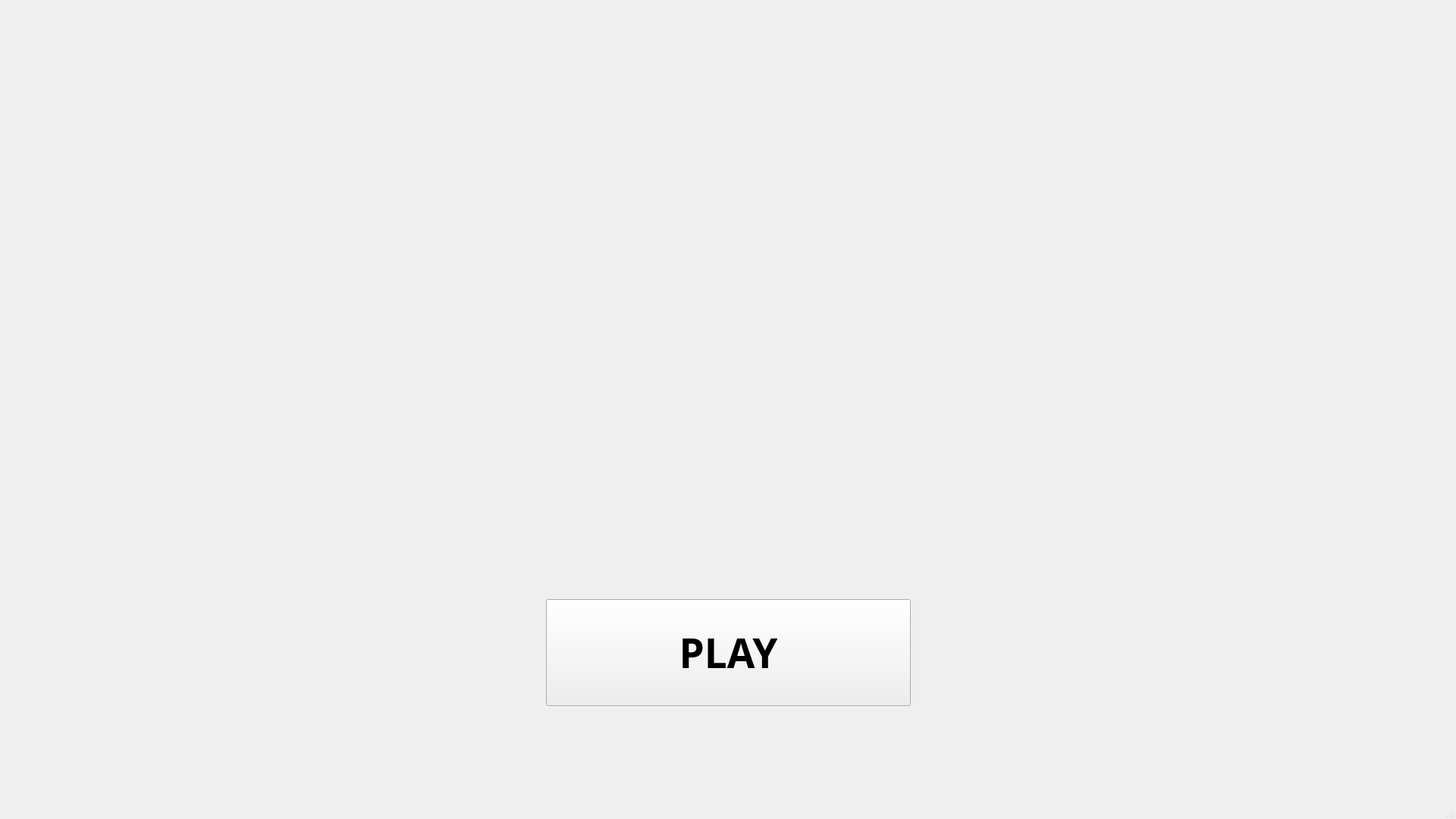
<?xml version="1.0" encoding="UTF-8"?>
<ui version="4.0">
 <class>MainWindow</class>
 <widget class="QMainWindow" name="MainWindow">
  <property name="geometry">
   <rect>
    <x>0</x>
    <y>0</y>
    <width>1920</width>
    <height>1080</height>
   </rect>
  </property>
  <property name="windowTitle">
   <string>MainWindow</string>
  </property>
  <widget class="QWidget" name="centralwidget">
   <widget class="QLabel" name="label">
    <property name="geometry">
     <rect>
      <x>0</x>
      <y>-40</y>
      <width>1931</width>
      <height>1061</height>
     </rect>
    </property>
    <property name="font">
     <font>
      <italic>false</italic>
     </font>
    </property>
    <property name="autoFillBackground">
     <bool>false</bool>
    </property>
    <property name="text">
     <string/>
    </property>
    <property name="pixmap">
     <pixmap>bckgroundchess.png</pixmap>
    </property>
   </widget>
   <widget class="QPushButton" name="pushButton">
    <property name="geometry">
     <rect>
      <x>720</x>
      <y>790</y>
      <width>481</width>
      <height>141</height>
     </rect>
    </property>
    <property name="font">
     <font>
      <family>Niagara Engraved</family>
      <pointsize>40</pointsize>
      <weight>75</weight>
      <bold>true</bold>
     </font>
    </property>
    <property name="text">
     <string>PLAY</string>
    </property>
    <property name="iconSize">
     <size>
      <width>60</width>
      <height>60</height>
     </size>
    </property>
   </widget>
  </widget>
  <widget class="QMenuBar" name="menubar">
   <property name="geometry">
    <rect>
     <x>0</x>
     <y>0</y>
     <width>1920</width>
     <height>26</height>
    </rect>
   </property>
  </widget>
  <widget class="QStatusBar" name="statusbar"/>
 </widget>
 <resources/>
 <connections/>
</ui>
